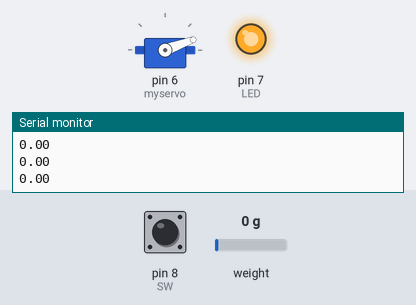
This sketch was run on a simulated Arduino Uno, built with avr-gcc and run on an emulated ATmega328P. Parts: servo, output pins drawn as LEDs (lit = HIGH), the last lines printed to the serial monitor. The inputs (shaded band) are chosen by the test bench; at power-on: weight on the scale 0 g, pin 8 (SW) HIGH.

Above: at 2.7 s.
2.8 s: weight on the scale set to 100 g
At 4.3 s:
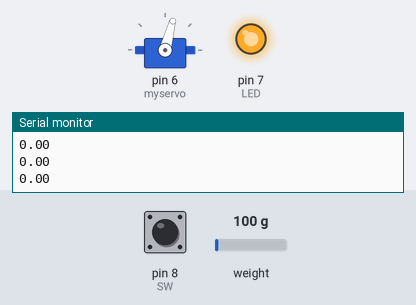
4.6 s: weight on the scale set to 1250 g
At 4.82 s:
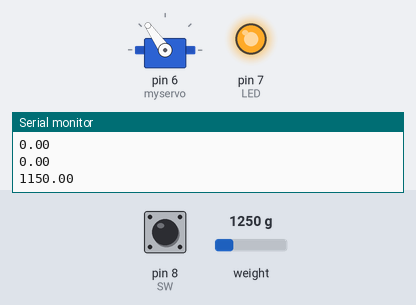
6.4 s: weight on the scale set to 30 g
At 7.1 s:
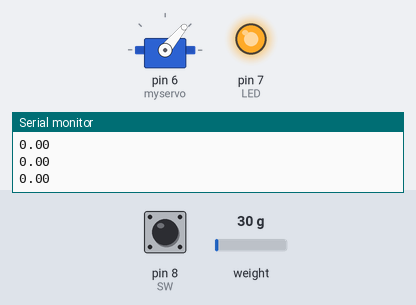
8.3 s: weight on the scale set to 2500 g
At 9.0 s:
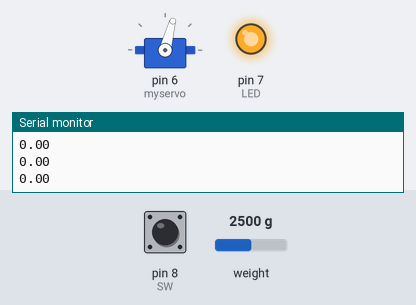
10.1 s: weight on the scale set to 10 g
At 11.1 s:
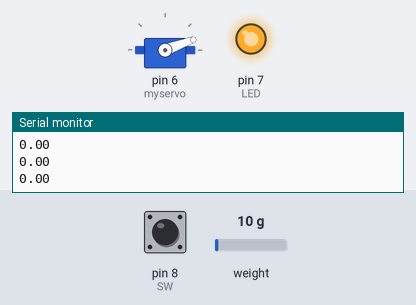
Timing chart, 0 to 13.0 s (numbered marks = the images above; inputs shaded):
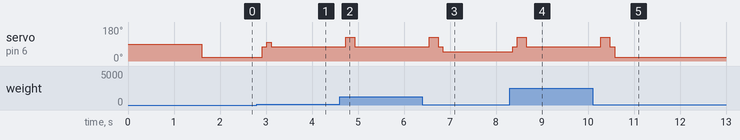

The sketch:

HX711_0917.ino
```cpp
#include "HX711.h"
#include <Servo.h>
#include <SoftwareSerial.h>

SoftwareSerial mySerial(10, 11); // RX, TX
Servo myservo; // 建立Servo物件，控制伺服馬達
//Timer T1;

#define NUMBER 5
#define LED 7
#define BUTTONRED 12
#define BUTTONBULE 13
#define SW 8

HX711 scale;
float ForceArray [NUMBER];
float SortArray [NUMBER];
int Seg = 1;
int OnOff;
int red, bule;

void setup() {
  ////////////////////////////////////
  ////設定開關跟按鈕
  ////////////////////////////////////
  pinMode(BUTTONRED, INPUT);
  pinMode(BUTTONBULE, INPUT);
  pinMode(SW, INPUT_PULLUP);

  ////////////////////////////////////
  ////設定Arduino鮑率及胎壓感測器鮑率
  ////////////////////////////////////
  Serial.begin(9600);
  //mySerial.begin(9600);

  ////////////////////////////////////
  ////設定馬達腳位
  ////////////////////////////////////
  //myservo.attach(6, 500, 2400); // 修正脈衝寬度範圍
  myservo.attach(6);

  ////////////////////////////////////
  ////設定應變規初始設定
  ////////////////////////////////////
  // HX711.DOUT	- pin #A1
  // HX711.PD_SCK	- pin #A0
  scale.begin(A1, A0);

  scale.set_scale(2280.f);                      // this value is obtained by calibrating the scale with known weights; see the README for details
  scale.tare();				        // reset the scale to 0

  ////////////////////////////////////
  ////在程式初始時先放五個元素進陣列
  ////////////////////////////////////
  for (int i = 0; i < NUMBER; i++) {
    ForceArray[i] = abs(scale.get_units());
  }
  ////////////////////////////////////
  ////在程式開始時亮燈
  ////////////////////////////////////
  pinMode(LED, OUTPUT);
  digitalWrite(LED, HIGH);
}

////////////////////////////////////
////右移陣列放值進第一元素
////////////////////////////////////
void PutArray () {
  scale.power_up();
  for (int i = NUMBER - 1; i > 0; i--) {
    ForceArray[i] = ForceArray[i - 1];
  }
  ForceArray[0] = abs(scale.get_units());
  scale.power_down();
}

////////////////////////////////////
////陣列查看
////////////////////////////////////
void List() {
  for (int i = 0; i < NUMBER; i++) {
    Serial.print(ForceArray[i], 1);
    Serial.print("\t");
  }
  Serial.print("Average:");
  Serial.println(Average());
}

////////////////////////////////////
////馬達控制函式
////////////////////////////////////
void MotorCmd(int angle) {
  switch (angle) {
    case 1:
      myservo.write(0);
      break;
    case 2:
      myservo.write(20);
      break;
    case 3:
      myservo.write(50);
      break;
    case 4:
      myservo.write(75);
      break;
    case 5:
      myservo.write(100);
      break;
    case 6:
      myservo.write(125);
      break;
  }
}

////////////////////////////////////
////平均值
////////////////////////////////////
float Average() {
  float sum = 0;
  for (int i = 0; i < NUMBER; i++) {
    sum += ForceArray[i];
  }
  return abs(sum / NUMBER);
}

////////////////////////////////////
////用平均值判斷
////////////////////////////////////
void CalculateByLoad () {
  float avg = Average();
  if (avg > 100) {
    MotorCmd(6);
  } else if (avg < 100 && avg >= 80) {
    MotorCmd(5);
  } else if (avg < 80 && avg >= 60) {
    MotorCmd(4);
  } else if (avg < 60 && avg >= 40) {
    MotorCmd(3);
  } else if (avg < 40 && avg >= 20) {
    MotorCmd(2);
  } else {
    MotorCmd(1);
  }
}
////////////////////////////////////
////用平均值判斷(0)
////////////////////////////////////
void CalculateByLoad0 () {
  float avg = Average();
  if (avg > 60) {
    MotorCmd(4);
  } else if (avg < 60 && avg >= 30) {
    MotorCmd(3);
  } else if (avg < 30) {
    MotorCmd(2);
  }  else {
    MotorCmd(2);
  }
}
////////////////////////////////////
////用平均值判斷(1)
////////////////////////////////////
void CalculateByLoad1 () {
  float avg = Average();
  if (avg >= 85) {
    MotorCmd(6);
  } else if (avg < 85 && avg >= 60) {
    MotorCmd(5);
  } else {
    MotorCmd(4);
  }
}
////////////////////////////////////
////標準差加平均值
////////////////////////////////////
void VariancePulsByLoad () {
  float sum1, sum2, total, avg;
  sum1 = pow(SortArray[1] - SortArray[2], 2);
  sum2 = pow(SortArray[3] - SortArray[2], 2);
  total = sqrt(sum1 + sum2);
  Serial.println(total);

  avg = total;
  if (avg < 10) {
    CalculateByLoad0 ();
  } else if (avg >= 10) {
    CalculateByLoad1 ();
  }
}
////////////////////////////////////
////標準差判斷
////////////////////////////////////
void CalculateByVariance () {
  float sum1, sum2, total, avg;
  sum1 = pow(SortArray[1] - SortArray[2], 2);
  sum2 = pow(SortArray[3] - SortArray[2], 2);
  total = sqrt(sum1 + sum2);
  Serial.println(total);

  avg = total;
  if (avg > 21) {
    MotorCmd(6);
  } else if (avg < 21 && avg >= 17) {
    MotorCmd(5);
  } else if (avg < 17 && avg >= 13) {
    MotorCmd(4);
  } else if (avg < 13 && avg >= 9) {
    MotorCmd(3);
  } else if (avg < 9 && avg >= 4) {
    MotorCmd(2);
  } else {
    MotorCmd(1);
  }
}

////////////////////////////////////
////中位數判斷
////////////////////////////////////
void CalculateByMedian() {
  float median, avg;
  median = SortArray[2];
  Serial.println(median, 1);

  avg = median;
  if (avg > 110) {
    MotorCmd(6);
  } else if (avg < 110 && avg >= 90) {
    MotorCmd(5);
  } else if (avg < 90 && avg >= 60) {
    MotorCmd(4);
  } else if (avg < 60 && avg >= 40) {
    MotorCmd(3);
  } else if (avg < 40 && avg >= 20) {
    MotorCmd(2);
  } else {
    MotorCmd(1);
  }

}

////////////////////////////////////
////陣列排序
////////////////////////////////////
void SortByArray() {
  float temp;

  for (int i = 0; i < NUMBER; i++) {
    SortArray[i] = ForceArray[i];
  }

  for (int i = 0; i < NUMBER - 1; i++) {
    for (int j = 0; j < NUMBER - 1; j++) {
      if (SortArray[j + 1] < SortArray[j]) {
        temp = SortArray[j];
        SortArray[j] = SortArray[j + 1];
        SortArray[j + 1] = temp;
      }
    }
  }
}

////////////////////////////////////
////按鈕控制馬達
////////////////////////////////////
void BuleAndRed() {

  red = digitalRead(BUTTONRED);
  bule = digitalRead(BUTTONBULE);
  if (red == HIGH && Seg < 6) {
    Seg++;
    MotorCmd(Seg);
    delay(250);
  } else if (bule == HIGH && Seg > 1) {
    Seg--;
    MotorCmd(Seg);
    delay(250);
  }
}


////////////////////////////////////
////開關判斷
////////////////////////////////////
void SwitchOnOff() {
  OnOff = digitalRead(SW);
  if (OnOff == HIGH) {
    PutArray();
    //List();
    //delay(100);
    SortByArray();
    //CalculateByLoad();      ////用平均值判斷
    //CalculateByVariance();  ////標準差判斷
    //CalculateByMedian();    ////中位數判斷
    VariancePulsByLoad();   ////平均值與標準差判斷  1

  } else {
    BuleAndRed();  //如沒開就是按鍵式手動調整
  }
}

////////////////////////////////////
////主要程式迴圈
////////////////////////////////////
void loop() {
  SwitchOnOff();
}
/*
  byte c[1];
  int ctrl;
  if(Serial.available())
  {  //如果有接到資料 讀取字元並放入cmd字串 並轉為整數設定伺服馬達轉向
    Serial.readBytes(c,1);
    ctrl = atoi(c);
    Serial.println(ctrl);
  }

  //SortArray陣列查看
  Serial.print("SortArray \t");
  for (int i=0; i<NUMBER; i++){
    Serial.print("\t");
    Serial.print(SortArray[i], 1);
  }
  Serial.println("\t");

  //TireArray陣列查看
  Serial.print("TireArray \t");
  for (int i=0; i<TireNumber; i++){
    Serial.print("\t");
    Serial.print(TireArray[i], 1);
  }
  Serial.println("\t");
*/
```

Measured:
- after the input at 2.8 s, servo on pin 6 (myservo): 20° → 75° after 0.11 s, → 100° 0.10 s later, → 75° 0.10 s later
- after the input at 4.6 s, servo on pin 6 (myservo): 75° → 125° after 0.13 s, → 75° 0.20 s later
- after the input at 6.4 s, servo on pin 6 (myservo): 75° → 125° after 0.14 s, → 75° 0.20 s later, → 50° 0.10 s later
- after the input at 8.3 s, servo on pin 6 (myservo): 50° → 75° after 0.06 s, → 125° 0.10 s later, → 75° 0.20 s later
- after the input at 10.1 s, servo on pin 6 (myservo): 75° → 125° after 0.18 s, → 75° 0.20 s later, → 20° 0.10 s later
